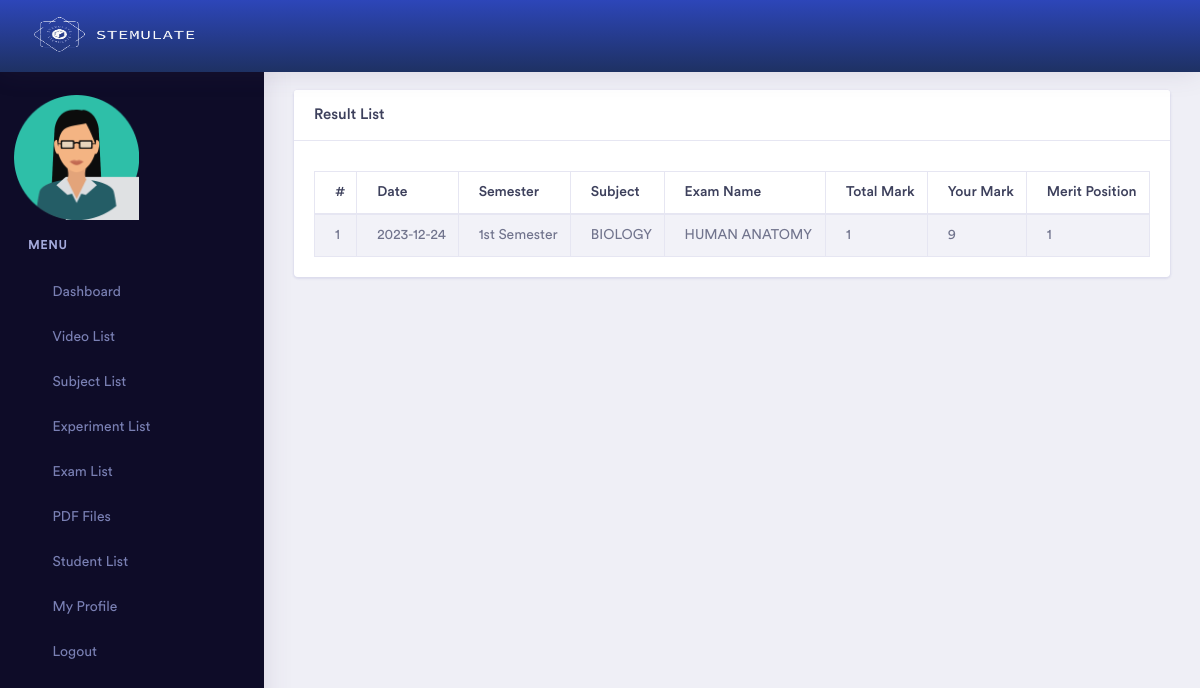
Page /admin/exam_result.php (signed in) on the committed database.
### tables this page shows
CREATE TABLE `result_summery` (
  `id` int(11) NOT NULL,
  `student_id` int(11) NOT NULL,
  `exam_id` int(11) NOT NULL,
  `total_mark` varchar(10) NOT NULL,
  `your_mark` varchar(10) NOT NULL,
  `sts` int(11) NOT NULL,
  `unique_code` varchar(255) NOT NULL,
  `created_at` date NOT NULL DEFAULT current_timestamp(),
  `semester_id` int(11) NOT NULL,
  `subject_id` int(11) NOT NULL
);

CREATE TABLE `semester` (
  `id` int(11) NOT NULL,
  `name` varchar(255) NOT NULL,
  `status` int(11) NOT NULL,
  `admin_id` int(11) NOT NULL,
  `startDate` date DEFAULT NULL,
  `endDate` date DEFAULT NULL
);

CREATE TABLE `subject` (
  `id` int(11) NOT NULL,
  `semester_id` int(11) NOT NULL,
  `name` varchar(255) NOT NULL,
  `status` int(11) NOT NULL,
  `admin_id` int(11) NOT NULL,
  `startDate` date DEFAULT NULL,
  `endDate` date DEFAULT NULL
);

CREATE TABLE `exam` (
  `id` int(11) NOT NULL,
  `semester_id` int(11) NOT NULL,
  `subject_id` int(11) NOT NULL,
  `name` varchar(255) NOT NULL,
  `status` int(11) NOT NULL,
  `admin_id` int(11) NOT NULL,
  `duration` int(11) DEFAULT NULL,
  `question_mark` int(11) DEFAULT NULL,
  `total_mark` int(11) DEFAULT NULL,
  `total_question` int(11) NOT NULL,
  `startDate` datetime DEFAULT NULL,
  `endDate` datetime DEFAULT NULL
);

### admin/exam_result.php (the view, shortened to what this page needs)
<?php
    if ($_SESSION['p'] != "") {
?>
<!doctype html>
<html lang="en">
<head>
    <?php include 'head.php'; ?>
</head>
<body>
    <div class="dashboard-main-wrapper">
         <div class="dashboard-header">
            <?php include 'header.php';  ?>
        </div>
       <div class="nav-left-sidebar sidebar-dark">
            <?php include 'left_menu.php'; ?>
        </div>
        <div class="dashboard-wrapper">
            <div class="container-fluid  dashboard-content">
                <div class="row">
                    <div class="col-xl-12 col-lg-12 col-md-12 col-sm-12 col-12">
                        <div class="card">
                            <h5 class="card-header">Result List </h5>
                            <span style="padding-left:20px; padding-top:10px;">
                            </span>
                            <div class="card-body">
                                <div class="table-responsive">
                                    <table class="table table-striped table-bordered">
                                        <thead>
                                            <tr>
                                                <th>#</th>
                                                <th>Date</th>
                                                <th>Semester</th>
                                                <th>Subject</th>
                                                <th>Exam Name</th>
                                                <th>Total Mark</th>
                                                <th>Your Mark</th>
                                                <th>Merit Position</th>
                                            </tr>
                                        </thead>
                                        <tbody>
                                            <?php
                                                $sl = 0;
                                                include 'db.php';
                                                $query = mysqli_query($link, "select * from result_summery where student_id = '$_SESSION[id]' and sts = '1' order by id desc ");
                                                while($data = mysqli_fetch_array($query)) {
                                            ?>
                                            <tr>
                                                <td><?php echo ++$sl; ?></td>
                                                <td><?php echo $data['created_at']; ?></td>
                                                <td>
                                                    <?php
                                                        $query2 = mysqli_query($link, "select * from semester where id = '$data[semester_id]'");
                                                        while($data2 = mysqli_fetch_array($query2)) {
                                                            echo $data2['name'];
                                                        }
                                                    ?>
                                                </td>
                                                <td>
                                                    <?php
                                                        $query2 = mysqli_query($link, "select * from subject where id = '$data[subject_id]'");
                                                            while($data2 = mysqli_fetch_array($query2)) {
                                                            echo $data2['name'];
                                                        }
                                                    ?>
                                                </td>
                                                <td>
                                                    <?php
                                                        $query2 = mysqli_query($link, "select * from exam where id = '$data[exam_id]'");
                                                        while($data2 = mysqli_fetch_array($query2)) {
                                                            echo $data2['name'];
                                                        }
                                                    ?>
                                                </td>
                                                <td><?php echo $data['total_mark']; ?></td>
                                                <td><?php echo $data['your_mark']; ?></td>
                                                <td>
                                                    <?php
                                                        $mp = 1;
                                                        $query3 = mysqli_query($link, "select * from result_summery where exam_id = '$data[exam_id]' and sts = '1' order by your_mark desc ");
                                                        while($data3 = mysqli_fetch_array($query3)) {
                                                            $position = $mp++;
                                                            if ($data['unique_code']==$data3['unique_code']){
                                                                $my_position = $position;
                                                            }
                                                        }
                                                        echo $my_position;
                                                    ?>
                                                </td>
                                            </tr>
                                            <?php } ?>
                                        </tbody>
                                    </table>
                                </div>
                            </div>
                        </div>
                    </div>
                </div>
            </div>
        </div>
    </div>
</body>
</html>
<?php
} else {
    echo "<script>";
    echo "self.location='index.php?msg=<font color=red>Please Login First.</font>';";
    echo "</script>";
}
?>

### rows in the picture
result_summery: created_at "2023-12-24", total_mark "1", your_mark "9", my_position "1"
semester: name "1st Semester"
subject: name "BIOLOGY"
exam: name "HUMAN ANATOMY"
